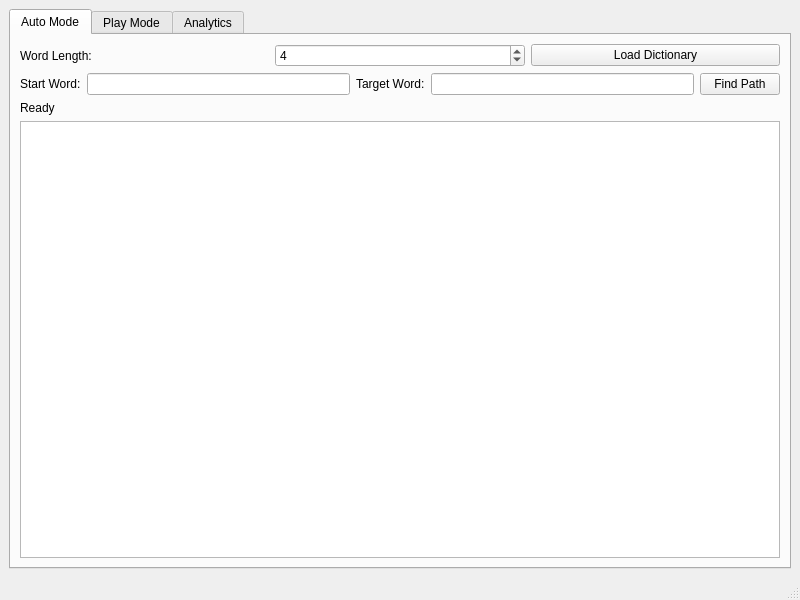
<?xml version="1.0" encoding="UTF-8"?>
<ui version="4.0">
 <class>MainWindow</class>
 <widget class="QMainWindow" name="MainWindow">
  <property name="geometry">
   <rect>
    <x>0</x>
    <y>0</y>
    <width>800</width>
    <height>600</height>
   </rect>
  </property>
  <property name="windowTitle">
   <string>Word Ladder Game</string>
  </property>
  <widget class="QWidget" name="centralwidget">
   <layout class="QVBoxLayout" name="verticalLayout">
    <item>
     <widget class="QTabWidget" name="tabWidget">
      <property name="currentIndex">
       <number>0</number>
      </property>
      <widget class="QWidget" name="autoTab">
       <attribute name="title">
        <string>Auto Mode</string>
       </attribute>
       <layout class="QVBoxLayout" name="verticalLayout_auto">
        <item>
         <layout class="QHBoxLayout" name="horizontalLayout_auto">
          <item>
           <widget class="QLabel" name="label">
            <property name="text">
             <string>Word Length:</string>
            </property>
           </widget>
          </item>
          <item>
           <widget class="QSpinBox" name="wordLengthSpinBox_auto">
            <property name="minimum">
             <number>3</number>
            </property>
            <property name="maximum">
             <number>10</number>
            </property>
            <property name="value">
             <number>4</number>
            </property>
           </widget>
          </item>
          <item>
           <widget class="QPushButton" name="loadDictButton_auto">
            <property name="text">
             <string>Load Dictionary</string>
            </property>
           </widget>
          </item>
         </layout>
        </item>
        <item>
         <layout class="QHBoxLayout" name="horizontalLayout_auto_2">
          <item>
           <widget class="QLabel" name="label_2">
            <property name="text">
             <string>Start Word:</string>
            </property>
           </widget>
          </item>
          <item>
           <widget class="QLineEdit" name="startWordLineEdit_auto"/>
          </item>
          <item>
           <widget class="QLabel" name="label_3">
            <property name="text">
             <string>Target Word:</string>
            </property>
           </widget>
          </item>
          <item>
           <widget class="QLineEdit" name="targetWordLineEdit_auto"/>
          </item>
          <item>
           <widget class="QPushButton" name="findPathButton_auto">
            <property name="text">
             <string>Find Path</string>
            </property>
           </widget>
          </item>
         </layout>
        </item>
        <item>
         <widget class="QLabel" name="statusLabel_auto">
          <property name="text">
           <string>Ready</string>
          </property>
         </widget>
        </item>
        <item>
         <widget class="QListWidget" name="pathListWidget_auto"/>
        </item>
       </layout>
      </widget>
      <widget class="QWidget" name="playTab">
       <attribute name="title">
        <string>Play Mode</string>
       </attribute>
       <layout class="QVBoxLayout" name="verticalLayout_play">
        <item>
         <layout class="QHBoxLayout" name="horizontalLayout_play">
          <item>
           <widget class="QLabel" name="label_4">
            <property name="text">
             <string>Player Name:</string>
            </property>
           </widget>
          </item>
          <item>
           <widget class="QLineEdit" name="playerNameLineEdit_play"/>
          </item>
          <item>
           <widget class="QLabel" name="label_5">
            <property name="text">
             <string>Word Length:</string>
            </property>
           </widget>
          </item>
          <item>
           <widget class="QSpinBox" name="wordLengthSpinBox_play">
            <property name="minimum">
             <number>3</number>
            </property>
            <property name="maximum">
             <number>10</number>
            </property>
            <property name="value">
             <number>4</number>
            </property>
           </widget>
          </item>
          <item>
           <widget class="QPushButton" name="startGameButton_play">
            <property name="text">
             <string>Start Game</string>
            </property>
           </widget>
          </item>
         </layout>
        </item>
        <item>
         <layout class="QHBoxLayout" name="horizontalLayout_play_2">
          <item>
           <widget class="QLabel" name="startWordLabel_play">
            <property name="text">
             <string>Start: -</string>
            </property>
           </widget>
          </item>
          <item>
           <widget class="QLabel" name="targetWordLabel_play">
            <property name="text">
             <string>Target: -</string>
            </property>
           </widget>
          </item>
          <item>
           <widget class="QLabel" name="currentWordLabel_play">
            <property name="text">
             <string>Current: -</string>
            </property>
           </widget>
          </item>
         </layout>
        </item>
        <item>
         <layout class="QHBoxLayout" name="horizontalLayout_play_3">
          <item>
           <widget class="QLabel" name="movesLabel_play">
            <property name="text">
             <string>Moves: -</string>
            </property>
           </widget>
          </item>
          <item>
           <widget class="QLabel" name="hintsUsedLabel_play">
            <property name="text">
             <string>Hints: -</string>
            </property>
           </widget>
          </item>
         </layout>
        </item>
        <item>
         <layout class="QHBoxLayout" name="horizontalLayout_play_4">
          <item>
           <widget class="QLabel" name="label_6">
            <property name="text">
             <string>Next Word:</string>
            </property>
           </widget>
          </item>
          <item>
           <widget class="QLineEdit" name="nextWordLineEdit_play"/>
          </item>
          <item>
           <widget class="QPushButton" name="submitWordButton_play">
            <property name="text">
             <string>Submit</string>
            </property>
           </widget>
          </item>
          <item>
           <widget class="QPushButton" name="hintButton_play">
            <property name="text">
             <string>Hint</string>
            </property>
           </widget>
          </item>
         </layout>
        </item>
        <item>
         <widget class="QLabel" name="gameStatusLabel_play">
          <property name="text">
           <string>Select word length and player name, then start game.</string>
          </property>
         </widget>
        </item>
        <item>
         <widget class="QListWidget" name="playerPathListWidget_play"/>
        </item>
       </layout>
      </widget>
      <widget class="QWidget" name="analyticsTab">
       <attribute name="title">
        <string>Analytics</string>
       </attribute>
       <layout class="QVBoxLayout" name="verticalLayout_analytics">
        <item>
         <layout class="QHBoxLayout" name="horizontalLayout_analytics">
          <item>
           <widget class="QLabel" name="label_7">
            <property name="text">
             <string>Player Name:</string>
            </property>
           </widget>
          </item>
          <item>
           <widget class="QLineEdit" name="playerNameLineEdit_analytics"/>
          </item>
          <item>
           <widget class="QPushButton" name="loadStatsButton_analytics">
            <property name="text">
             <string>Load Stats</string>
            </property>
           </widget>
          </item>
         </layout>
        </item>
        <item>
         <widget class="QTextEdit" name="statsTextEdit_analytics">
          <property name="readOnly">
           <bool>true</bool>
          </property>
         </widget>
        </item>
       </layout>
      </widget>
     </widget>
    </item>
   </layout>
  </widget>
  <widget class="QMenuBar" name="menubar">
   <property name="geometry">
    <rect>
     <x>0</x>
     <y>0</y>
     <width>800</width>
     <height>21</height>
    </rect>
   </property>
  </widget>
  <widget class="QStatusBar" name="statusbar"/>
 </widget>
 <resources/>
 <connections/>
</ui>
